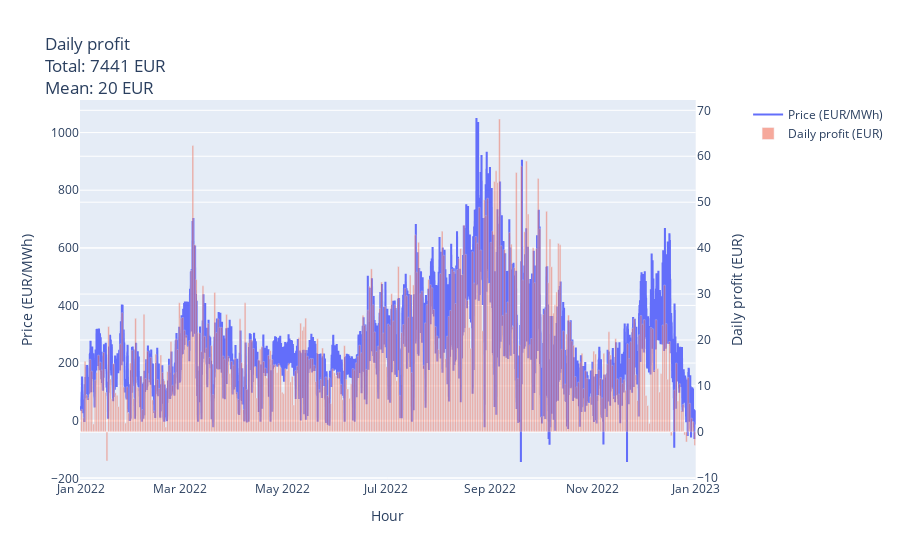

Source (notebook cell):
### Code cell
display_profit(df_optim)

### Figure 1 — Plotly figure (JSON) as saved in the notebook; plotly's stock layout.template omitted (floating-point values rounded to 4 significant figures; data arrays with more than 128 entries replaced by an {"elided": "..."} marker saying what was removed)
{"data": [{"line": {"shape": "hv"}, "name": "Price (EUR/MWh)", "showlegend": true, "type": "scatter", "x": {"elided": "8760 str values"}, "xaxis": "x", "y": {"elided": "8760 float values"}, "yaxis": "y"}, {"name": "Daily profit (EUR)", "offset": 2, "opacity": 0.5, "showlegend": true, "type": "bar", "x": {"elided": "365 str values"}, "xaxis": "x", "y": {"elided": "365 float values"}, "yaxis": "y2"}], "layout": {"bargap": 0, "title": {"text": "Daily profit<br>Total: 7441 EUR<br>Mean: 20 EUR"}, "xaxis": {"anchor": "y", "domain": [0, 0.94], "title": {"text": "Hour"}}, "yaxis": {"anchor": "x", "domain": [0, 1], "title": {"text": "Price (EUR/MWh)"}}, "yaxis2": {"anchor": "x", "overlaying": "y", "side": "right", "title": {"text": "Daily profit (EUR)"}}}}
